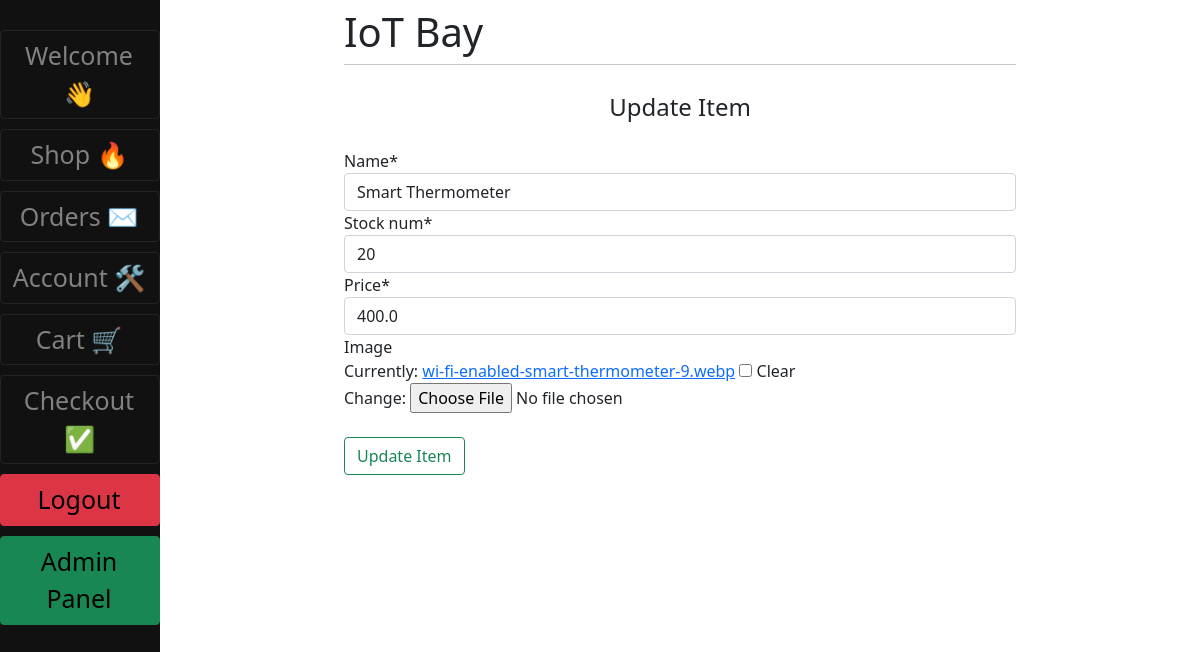
Screenshot of /update_item/3 (signed in) with the database file from the repository.
### main/models.py (models this page shows, shortened)
class Item(models.Model):
    name = models.CharField(max_length=100)
    stock_num = models.IntegerField()
    price = models.FloatField(null=True)
    image = models.ImageField(null=True, blank=True)

### main/views.py (the view)
# urls.py: path('update_item/<int:pk>', v.update_item, name="update_item"),
def update_item(request, pk):
    if request.user.is_staff or request.user.is_superuser:
        item = get_object_or_404(Item, pk=pk)
        if request.method == "POST":
            updateForm = UpdateItemForm(request.POST, request.FILES)
            if updateForm.is_valid():
                item.name = updateForm.data["name"]
                item.stock_num = updateForm.data["stock_num"]
                item.price = updateForm.data["price"]
                item.save()
                return redirect(f"/view_item/{pk}")
        else:
            updateForm = UpdateItemForm(instance=item)
        return render(
            request, "Product_Management/update_item.html", {"form": updateForm}
        )

### main/forms.py
class UpdateItemForm(ModelForm):
    class Meta:
        model = Item
        fields = ["name", "stock_num", "price", "image"]

### main/templates/Product_Management/update_item.html (shortened to what this page needs)
{% extends "main/base.html" %}
{% load crispy_forms_tags %}
{% block content %}
<div class="content-section">
    <form method = "POST" enctype="multipart/form-data">
        <fieldset>
            <legend class="border.bottom pd-2 mb-4 text-center">Update Item</legend>
            <div class="form-group">
                {{form|crispy}}
            </div>
            <div class="form-group pt-4">
                <button class="btn btn-outline-success" type="submit">Update Item</button>
            </div>
        </fieldset>
</div>
{%endblock%}

### rows the page displays
Item: name "Smart Thermometer", stock_num "20", price "400.0"
